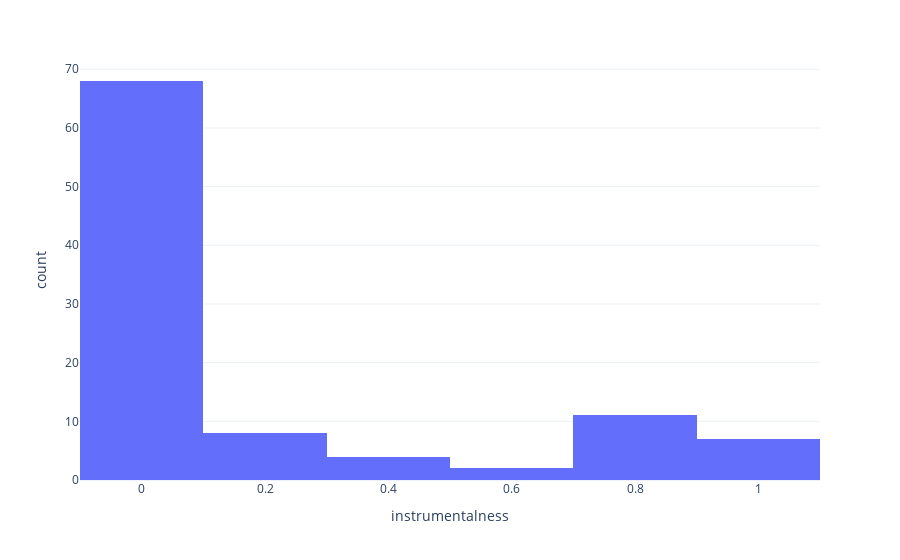

The notebook cell saved with this chart:
### Code cell
fig = px.histogram(feature_df, x="instrumentalness")
fig.show()

### Figure 1 — Plotly figure (JSON) as saved in the notebook; plotly's stock layout.template omitted (floating-point values rounded to 4 significant figures)
{"data": [{"alignmentgroup": "True", "bingroup": "x", "hovertemplate": "instrumentalness=%{x}<br>count=%{y}<extra></extra>", "legendgroup": "", "marker": {"color": "#636efa", "pattern": {"shape": ""}}, "name": "", "offsetgroup": "", "orientation": "v", "showlegend": false, "type": "histogram", "x": [0.188, 0.00318, 0.098, 0.00294, 0, 0, 4.13e-05, 9.84e-05, 0.838, 6.36e-06, 0.126, 0.37, 0.0584, 0.838, 0.00165, 0.579, 0.0271, 0.835, 0, 0.095, 2.23e-05, 0.00227, 0.925, 0, 0.0122, 0.277, 1.15e-06, 0.176, 0, 0.00142, 0, 0.301, 0.974, 4.84e-05, 0.797, 0.0142, 2.95e-06, 0.0121, 0, 0, 0, 5.45e-05, 0.0356, 3.23e-05, 0.00219, 0.000222, 0.0832, 0.00201, 0, 0.79, 5.68e-06, 0.704, 5.48e-05, 0.158, 0.965, 0, 0.926, 0.000723, 0, 2.29e-05, 0, 0.844, 0.963, 0.124, 0.000217, 0.468, 0.986, 4.08e-05, 0.787, 0, 4.45e-06, 0.364, 0, 0, 0, 0.00975, 0.000233, 0, 0.189, 9.16e-05, 0.000689, 5.48e-05, 0.000543, 0, 0.000118, 0.000415, 0.978, 0.000289, 0.822, 0.00381, 0.226, 0.000259, 0.00639, 0.0148, 4.68e-05, 0.0634, 0.871, 0, 0.617, 0.719], "xaxis": "x", "yaxis": "y"}], "layout": {"barmode": "relative", "legend": {"tracegroupgap": 0}, "margin": {"t": 60}, "xaxis": {"anchor": "y", "domain": [0, 1], "title": {"text": "instrumentalness"}}, "yaxis": {"anchor": "x", "domain": [0, 1], "title": {"text": "count"}}}}
